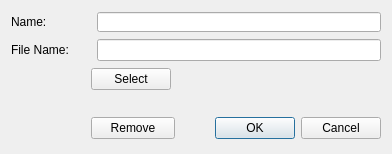
<?xml version="1.0" encoding="UTF-8"?>
<ui version="4.0">
 <class>C_UiFileRecordProperties</class>
 <widget class="QDialog" name="C_UiFileRecordProperties">
  <property name="geometry">
   <rect>
    <x>0</x>
    <y>0</y>
    <width>392</width>
    <height>154</height>
   </rect>
  </property>
  <property name="windowTitle">
   <string>Real</string>
  </property>
  <layout class="QVBoxLayout" name="verticalLayout_2">
   <item>
    <layout class="QHBoxLayout" name="horizontalLayout_3">
     <item>
      <widget class="QLabel" name="label_2">
       <property name="minimumSize">
        <size>
         <width>80</width>
         <height>20</height>
        </size>
       </property>
       <property name="maximumSize">
        <size>
         <width>80</width>
         <height>20</height>
        </size>
       </property>
       <property name="text">
        <string>Name:</string>
       </property>
      </widget>
     </item>
     <item>
      <widget class="QLineEdit" name="NameLineEdit">
       <property name="minimumSize">
        <size>
         <width>200</width>
         <height>20</height>
        </size>
       </property>
       <property name="maximumSize">
        <size>
         <width>16777215</width>
         <height>20</height>
        </size>
       </property>
      </widget>
     </item>
    </layout>
   </item>
   <item>
    <layout class="QHBoxLayout" name="horizontalLayout_2">
     <item>
      <widget class="QLabel" name="label">
       <property name="minimumSize">
        <size>
         <width>80</width>
         <height>20</height>
        </size>
       </property>
       <property name="maximumSize">
        <size>
         <width>80</width>
         <height>20</height>
        </size>
       </property>
       <property name="text">
        <string>File Name:</string>
       </property>
      </widget>
     </item>
     <item>
      <widget class="QLineEdit" name="ValueLineEdit"/>
     </item>
    </layout>
   </item>
   <item>
    <layout class="QHBoxLayout" name="horizontalLayout_4">
     <item>
      <spacer name="horizontalSpacer_2">
       <property name="orientation">
        <enum>Qt::Horizontal</enum>
       </property>
       <property name="sizeType">
        <enum>QSizePolicy::Fixed</enum>
       </property>
       <property name="sizeHint" stdset="0">
        <size>
         <width>80</width>
         <height>20</height>
        </size>
       </property>
      </spacer>
     </item>
     <item>
      <widget class="QPushButton" name="SelectButton">
       <property name="text">
        <string>Select</string>
       </property>
      </widget>
     </item>
     <item>
      <spacer name="horizontalSpacer_3">
       <property name="orientation">
        <enum>Qt::Horizontal</enum>
       </property>
       <property name="sizeHint" stdset="0">
        <size>
         <width>40</width>
         <height>20</height>
        </size>
       </property>
      </spacer>
     </item>
    </layout>
   </item>
   <item>
    <spacer name="verticalSpacer">
     <property name="orientation">
      <enum>Qt::Vertical</enum>
     </property>
     <property name="sizeType">
      <enum>QSizePolicy::Fixed</enum>
     </property>
     <property name="sizeHint" stdset="0">
      <size>
       <width>20</width>
       <height>20</height>
      </size>
     </property>
    </spacer>
   </item>
   <item>
    <layout class="QHBoxLayout" name="horizontalLayout">
     <item>
      <spacer name="horizontalSpacer">
       <property name="orientation">
        <enum>Qt::Horizontal</enum>
       </property>
       <property name="sizeType">
        <enum>QSizePolicy::Minimum</enum>
       </property>
       <property name="sizeHint" stdset="0">
        <size>
         <width>80</width>
         <height>20</height>
        </size>
       </property>
      </spacer>
     </item>
     <item>
      <widget class="QPushButton" name="RemoveButton">
       <property name="text">
        <string>Remove</string>
       </property>
      </widget>
     </item>
     <item>
      <widget class="QDialogButtonBox" name="ButtonBox">
       <property name="sizePolicy">
        <sizepolicy hsizetype="Fixed" vsizetype="Fixed">
         <horstretch>0</horstretch>
         <verstretch>0</verstretch>
        </sizepolicy>
       </property>
       <property name="minimumSize">
        <size>
         <width>200</width>
         <height>0</height>
        </size>
       </property>
       <property name="orientation">
        <enum>Qt::Horizontal</enum>
       </property>
       <property name="standardButtons">
        <set>QDialogButtonBox::Cancel|QDialogButtonBox::Ok</set>
       </property>
      </widget>
     </item>
    </layout>
   </item>
  </layout>
 </widget>
 <resources/>
 <connections>
  <connection>
   <sender>ButtonBox</sender>
   <signal>accepted()</signal>
   <receiver>C_UiFileRecordProperties</receiver>
   <slot>accept()</slot>
   <hints>
    <hint type="sourcelabel">
     <x>248</x>
     <y>254</y>
    </hint>
    <hint type="destinationlabel">
     <x>157</x>
     <y>274</y>
    </hint>
   </hints>
  </connection>
  <connection>
   <sender>ButtonBox</sender>
   <signal>rejected()</signal>
   <receiver>C_UiFileRecordProperties</receiver>
   <slot>reject()</slot>
   <hints>
    <hint type="sourcelabel">
     <x>316</x>
     <y>260</y>
    </hint>
    <hint type="destinationlabel">
     <x>286</x>
     <y>274</y>
    </hint>
   </hints>
  </connection>
 </connections>
</ui>
